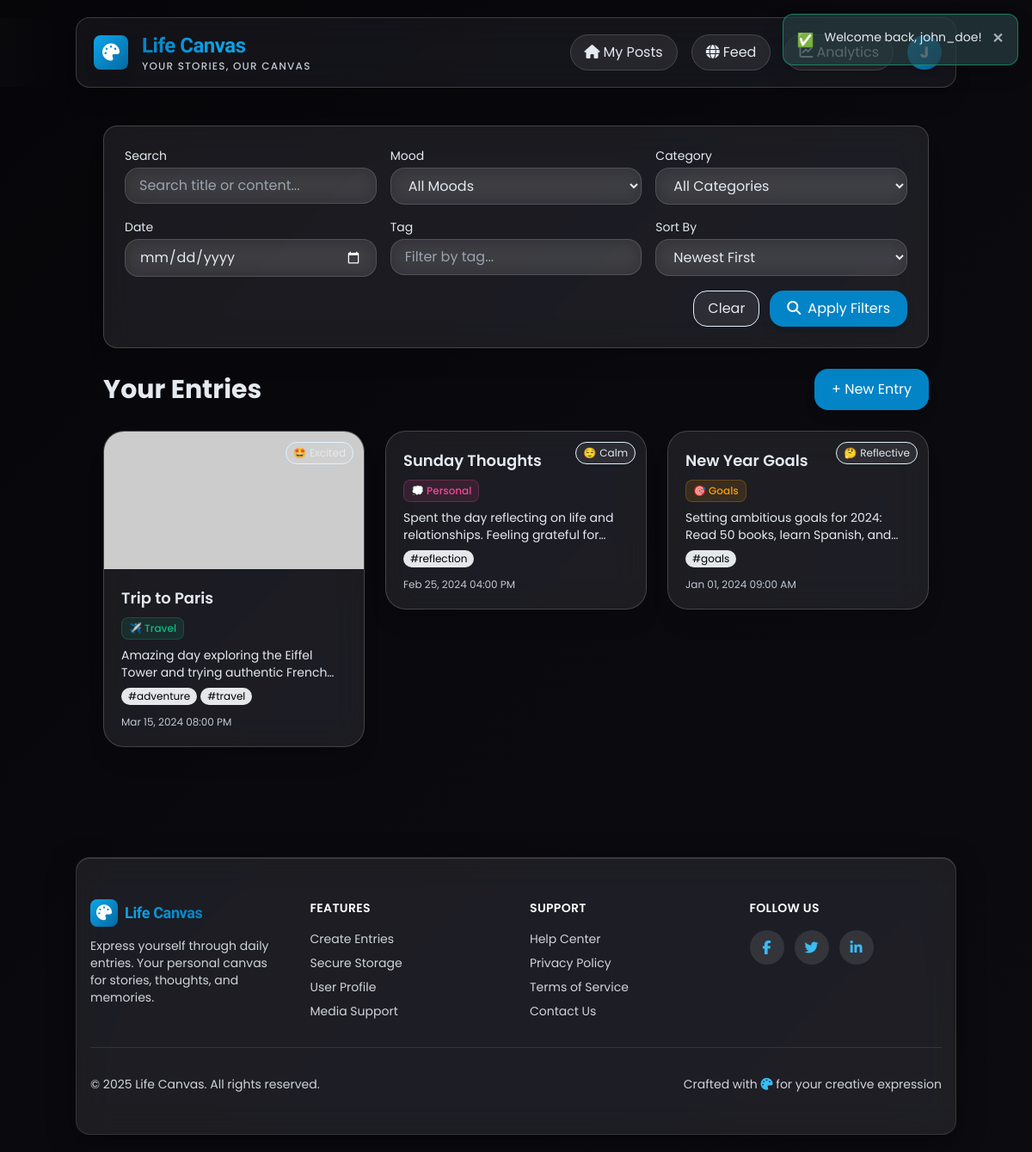
The app's page /dashboard.php (signed in) with its own data.
### tables this page shows
CREATE TABLE entries (
  entry_id INT UNSIGNED AUTO_INCREMENT PRIMARY KEY,
  user_id INT UNSIGNED NOT NULL,
  category_id INT UNSIGNED NULL,
  title VARCHAR(150) NOT NULL,
  content TEXT NOT NULL,
  mood VARCHAR(30) NULL,
  music_link VARCHAR(500) NULL,
  location VARCHAR(100) NULL,
  weather VARCHAR(50) NULL,
  privacy_level ENUM('private', 'public') DEFAULT 'private',
  is_favorite BOOLEAN DEFAULT FALSE,
  is_deleted BOOLEAN DEFAULT FALSE,
  word_count INT UNSIGNED DEFAULT 0,
  timestamp DATETIME NOT NULL DEFAULT CURRENT_TIMESTAMP,
  updated_at TIMESTAMP DEFAULT CURRENT_TIMESTAMP ON UPDATE CURRENT_TIMESTAMP,
  deleted_at TIMESTAMP NULL,
  CONSTRAINT fk_entries_user FOREIGN KEY (user_id) REFERENCES users(user_id) ON DELETE CASCADE,
  CONSTRAINT fk_entries_category FOREIGN KEY (category_id) REFERENCES categories(category_id) ON DELETE SET NULL
);

CREATE TABLE categories (
  category_id INT UNSIGNED AUTO_INCREMENT PRIMARY KEY,
  category_name VARCHAR(50) NOT NULL UNIQUE,
  description TEXT NULL,
  color VARCHAR(7) DEFAULT '#6B7280',
  icon VARCHAR(50) NULL,
  created_at TIMESTAMP DEFAULT CURRENT_TIMESTAMP
);

### lib/utils.php (called while the page is built, shortened)
<?php
function e(string $value): string {
    return htmlspecialchars($value, ENT_QUOTES, 'UTF-8');
}
function human_datetime(string $ts): string {
    return date('M d, Y h:i A', strtotime($ts));
}
function app_base_url(): string {
    $config = require __DIR__ . '/../config/config.php';
    if (!empty($_SERVER['SCRIPT_NAME'])) {
        $dir = rtrim(str_replace('\\', '/', dirname($_SERVER['SCRIPT_NAME'])), '/');
        return $dir;
    }
    return '';
}
function allowed_moods(): array {
    return [
        'Happy' => '😀',
        'Sad' => '😢',
        'Angry' => '😠',
        'Calm' => '😌',
        'Excited' => '🤩',
        'Reflective' => '🤔',
    ];
}
function mood_emoji(?string $mood): string {
    $map = allowed_moods();
    return $map[$mood] ?? '';
}
function get_categories(): array {
    require_once __DIR__ . '/db.php';
    return db_all("SELECT * FROM categories ORDER BY category_name");
}

### config/config.php (called while the page is built)
<?php
return [
    'db' => [
        'host' => '127.0.0.1',
        'port' => 3306,
        'name' => 'diary_app',
        'user' => 'root',
        'pass' => '',
        'charset' => 'utf8mb4'
    ],
    'app' => [
        'base_url' => '',
        'session_name' => 'diaryapp_sess',
        'display_errors' => true
    ],
    'uploads' => [
        'dir' => __DIR__ . '/../uploads',
        'max_size_bytes' => 5 * 1024 * 1024,
        'allowed_mime' => [
            'image/jpeg', 'image/png', 'image/gif', 'image/webp',
            'audio/mpeg', 'audio/wav', 'audio/ogg'
        ]
    ]
];

### lib/auth.php (called while the page is built, shortened)
<?php
require_once __DIR__ . '/../config/db.php';
require_once __DIR__ . '/utils.php';
function start_session_once(): void {
    $config = require __DIR__ . '/../config/config.php';
}
function is_logged_in(): bool {
    return isset($_SESSION['user_id']);
}
function current_user_id(): ?int {
    return is_logged_in() ? (int)$_SESSION['user_id'] : null;
}
function get_logged_in_user(): ?array {
    require_once __DIR__ . '/db.php';
    return db_one("SELECT * FROM users WHERE user_id = ?", [current_user_id()]);
}

### config/db.php (called while the page is built, shortened)
<?php
$config = require __DIR__ . '/config.php';
function get_pdo(): PDO {
    static $pdo = null;
    if ($pdo !== null) return $pdo;
    $config = require __DIR__ . '/config.php';
    $dsn = sprintf('mysql:host=%s;port=%d;dbname=%s;charset=%s',
        $config['db']['host'],
        $config['db']['port'],
        $config['db']['name'],
        $config['db']['charset']
    );
    $options = [
        PDO::ATTR_ERRMODE => PDO::ERRMODE_EXCEPTION,
        PDO::ATTR_DEFAULT_FETCH_MODE => PDO::FETCH_ASSOC,
        PDO::ATTR_EMULATE_PREPARES => false,
    ];
    try {
        $pdo = new PDO($dsn, $config['db']['user'], $config['db']['pass'], $options);
    } catch (PDOException $e) {
        http_response_code(500);
        echo 'Database connection failed.';
        exit;
    }
    return $pdo;
}

### lib/db.php (called while the page is built, shortened)
<?php
require_once __DIR__ . '/../config/db.php';
function db(): PDO {
    return get_pdo();
}
function db_all(string $sql, array $params = []): array {
    $stmt = db()->prepare($sql);
    $stmt->execute($params);
    return $stmt->fetchAll();
}

### dashboard.php (the view, shortened to what this page needs)
<?php
require_once __DIR__ . '/lib/auth.php';
require_once __DIR__ . '/lib/utils.php';
require_once __DIR__ . '/lib/db.php';
$userId = current_user_id();
$searchQuery = isset($_GET['search']) ? trim($_GET['search']) : '';
$moodFilter = isset($_GET['mood']) ? trim($_GET['mood']) : '';
$dateFilter = isset($_GET['date']) ? trim($_GET['date']) : '';
$tagFilter = isset($_GET['tag']) ? trim($_GET['tag']) : '';
$sortBy = isset($_GET['sort']) ? trim($_GET['sort']) : 'newest';
$params = [$userId];
$orderBy = 'ORDER BY e.timestamp DESC';
switch ($sortBy) {
  default:
    $orderBy = 'ORDER BY e.timestamp DESC';
}
$whereClause = 'WHERE e.user_id = ?';
$sql = "SELECT e.*,
  (SELECT m.file_path FROM media m WHERE m.entry_id = e.entry_id AND m.file_type LIKE 'image/%' ORDER BY m.media_id ASC LIMIT 1) AS cover_image,
  c.category_name,
  c.color AS category_color,
  c.icon AS category_icon,
  (SELECT GROUP_CONCAT(t.tag_name ORDER BY t.tag_name SEPARATOR ', ') FROM entry_tags et JOIN tags t ON et.tag_id = t.tag_id WHERE et.entry_id = e.entry_id) AS tags
FROM entries e
LEFT JOIN categories c ON e.category_id = c.category_id
$whereClause
$orderBy";
$entries = db_all($sql, $params);
include __DIR__ . '/partials/head.php';
?>
<div class="container mx-auto px-4 py-8 max-w-7xl">
  <div class="glass rounded-2xl shadow-xl p-6 mb-6">
  <form method="get" class="space-y-4">
    <div class="grid grid-cols-1 md:grid-cols-2 lg:grid-cols-3 gap-4">
      <div>
        <label class="block text-sm text-gray-700 dark:text-gray-300 mb-1">Search</label>
        <input type="text" name="search" value="<?php echo e($searchQuery); ?>"
               placeholder="Search title or content..."
               class="w-full rounded-2xl px-4 py-2 bg-white/70 dark:bg-gray-700/50 text-gray-900 dark:text-gray-100 border border-primary-100 dark:border-gray-600 focus:border-primary-400 dark:focus:border-primary-500 outline-none shadow-sm transition" />
      </div>
      <div>
        <label class="block text-sm text-gray-700 dark:text-gray-300 mb-1">Mood</label>
        <select name="mood" class="w-full rounded-2xl px-4 py-2 bg-white/70 dark:bg-gray-700/50 text-gray-900 dark:text-gray-100 border border-primary-100 dark:border-gray-600 focus:border-primary-400 dark:focus:border-primary-500 outline-none shadow-sm transition">
          <option value="all" <?php echo $moodFilter === 'all' || $moodFilter === '' ? 'selected' : ''; ?>>All Moods</option>
        </select>
      </div>
      <div>
        <label class="block text-sm text-gray-700 dark:text-gray-300 mb-1">Category</label>
        <select name="category" class="w-full rounded-2xl px-4 py-2 bg-white/70 dark:bg-gray-700/50 text-gray-900 dark:text-gray-100 border border-primary-100 dark:border-gray-600 focus:border-primary-400 dark:focus:border-primary-500 outline-none shadow-sm transition">
          <option value="0">All Categories</option>
        </select>
      </div>
      <div>
        <label class="block text-sm text-gray-700 dark:text-gray-300 mb-1">Date</label>
        <input type="date" name="date" value="<?php echo e($dateFilter); ?>"
               class="w-full rounded-2xl px-4 py-2 bg-white/70 dark:bg-gray-700/50 text-gray-900 dark:text-gray-100 border border-primary-100 dark:border-gray-600 focus:border-primary-400 dark:focus:border-primary-500 outline-none shadow-sm transition" />
      </div>
      <div>
        <label class="block text-sm text-gray-700 dark:text-gray-300 mb-1">Tag</label>
        <input type="text" name="tag" value="<?php echo e($tagFilter); ?>"
               placeholder="Filter by tag..."
               class="w-full rounded-2xl px-4 py-2 bg-white/70 dark:bg-gray-700/50 text-gray-900 dark:text-gray-100 border border-primary-100 dark:border-gray-600 focus:border-primary-400 dark:focus:border-primary-500 outline-none shadow-sm transition" />
      </div>
      <div>
        <label class="block text-sm text-gray-700 dark:text-gray-300 mb-1">Sort By</label>
        <select name="sort" class="w-full rounded-2xl px-4 py-2 bg-white/70 dark:bg-gray-700/50 text-gray-900 dark:text-gray-100 border border-primary-100 dark:border-gray-600 focus:border-primary-400 dark:focus:border-primary-500 outline-none shadow-sm transition">
          <option value="newest" <?php echo $sortBy === 'newest' ? 'selected' : ''; ?>>Newest First</option>
        </select>
      </div>
    </div>
    <div class="flex justify-end gap-3 mt-4">
      <a href="dashboard.php" class="px-4 py-2 rounded-2xl bg-white/70 dark:bg-gray-700/50 hover:bg-white/90 dark:hover:bg-gray-700 text-gray-700 dark:text-gray-300 border border-primary-100 dark:border-gray-600 shadow-sm transition">
        Clear
      </a>
      <button type="submit" class="px-5 py-2 rounded-2xl bg-primary-600 hover:bg-primary-700 text-white shadow-lg transition">
        <i class="fas fa-search mr-2"></i>Apply Filters
      </button>
    </div>
  </form>
  </div>
<div class="flex items-center justify-between mb-6">
  <h1 class="text-3xl font-bold text-gray-800">Your Entries</h1>
  <div class="flex items-center gap-3">
    <a href="create.php" class="px-5 py-3 rounded-2xl bg-primary-600 hover:bg-primary-700 text-white shadow-lg transition">+ New Entry</a>
  </div>
</div>
<?php if (empty($entries)): ?>
  <div class="glass rounded-3xl p-8 text-center text-gray-600">No entries yet. Create your first one!</div>
<?php else: ?>
  <div class="masonry">
    <?php foreach ($entries as $e): ?>
      <a href="view.php?id=<?php echo (int)$e['entry_id']; ?>" class="block group masonry-item">
        <div class="glass rounded-3xl shadow-xl overflow-hidden hover:shadow-2xl transition relative">
          <?php if (!empty($e['mood'])): $emo = mood_emoji($e['mood']); ?>
            <div class="absolute top-3 right-3 z-10 px-2 py-1 rounded-full bg-white/70 text-gray-700 border border-primary-100 text-xs flex items-center gap-1">
              <span><?php echo e($emo !== '' ? $emo : ''); ?></span>
              <span><?php echo e($e['mood']); ?></span>
            </div>
          <?php endif; ?>
          <?php if ($e['cover_image']): ?>
            <img src="<?php echo e($e['cover_image']); ?>" alt="cover" class="w-full h-40 object-cover group-hover:scale-105 transition" />
          <?php endif; ?>
          <div class="p-5">
            <div class="flex items-center justify-between">
              <h2 class="text-lg font-semibold text-gray-800 dark:text-gray-100 truncate"><?php echo e($e['title']); ?></h2>
            </div>
            <?php if (!empty($e['category_name'])): ?>
              <div class="mt-2">
                <span class="inline-flex items-center px-2 py-1 rounded-lg text-xs font-medium"
                      style="background-color: <?php echo e($e['category_color']); ?>20; color: <?php echo e($e['category_color']); ?>; border: 1px solid <?php echo e($e['category_color']); ?>40;">
                  <?php echo e($e['category_icon']); ?> <?php echo e($e['category_name']); ?>
                </span>
              </div>
            <?php endif; ?>
            <p class="text-sm text-gray-600 dark:text-gray-400 mt-2 line-clamp-2"><?php echo e(mb_strimwidth($e['content'], 0, 120, '…')); ?></p>
            <?php if (!empty($e['tags'])): ?>
              <div class="mt-2 flex flex-wrap gap-1">
                <?php $tag_list = explode(', ', $e['tags']); foreach (array_slice($tag_list, 0, 3) as $tag): ?>
                  <span class="inline-block px-2 py-0.5 rounded-full bg-gray-200 dark:bg-gray-700 text-black dark:text-gray-300 text-xs">
                    #<?php echo e($tag); ?>
                  </span>
                <?php endforeach; ?>
              </div>
            <?php endif; ?>
            <p class="text-xs text-gray-500 dark:text-gray-400 mt-3"><?php echo e(human_datetime($e['timestamp'])); ?></p>
          </div>
        </div>
      </a>
    <?php endforeach; ?>
  </div>
<?php endif; ?>
</div>
<?php include __DIR__ . '/partials/footer.php'; ?>

### records on screen
entries: mood "🤩", mood "Excited", title "Trip to Paris", category.icon "✈️", category.category_name "Travel", content "Amazing day exploring the Eiffel Tower and trying authentic…", tag "adventure", tag "travel", timestamp "Mar 15, 2024 08:00 PM"
entries: mood "😌", mood "Calm", title "Sunday Thoughts", category.icon "💭", category.category_name "Personal", content "Spent the day reflecting on life and relationships. Feeling grateful…", tag "reflection", timestamp "Feb 25, 2024 04:00 PM"
entries: mood "🤔", mood "Reflective", title "New Year Goals", category.icon "🎯", category.category_name "Goals", content "Setting ambitious goals for 2024: Read 50 books, learn Spanish,…", tag "goals", timestamp "Jan 01, 2024 09:00 AM"

### other values on screen
$f['msg'] "Welcome back, john_doe!"
